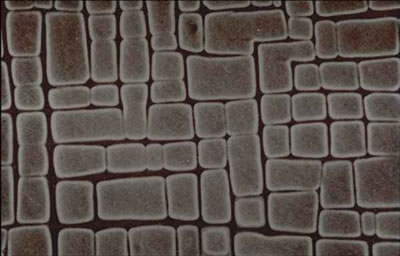
#> input picture doc/Traitement_images/Example_code/superalliage.jpg, 400 x 256 px
$ python superalliage.py
#> lines starting #> are read from the running program, lines starting #| are printed output that depends on the picture; after the words box and inside, x2 and y2 are one past the last pixel; in counts of white or black regions, pixels touching at a corner belong together
from PIL import Image
import matplotlib.pyplot as plt
import numpy as np
from scipy import ndimage

im = Image.open('superalliage.jpg')
#> im is the input picture: PIL image 400x256 RGB; mean R, G, B 90.7, 81.6, 76.6
R, V, B = im.split()
R = np.asarray(R, np.float64)
#> R: shape (256, 400) float64
V = np.asarray(R, np.float64)
B = np.asarray(R, np.float64)

# On choisit le canal rouge
Z = R


# Correction vignetage
ny, nx = Z.shape
#> ny = 256; nx = 400
x = np.arange(nx) -nx/2.
#> x = 400 values from -200 to 199
y = np.arange(ny) -ny/2.
#> y = 256 values from -128 to 127
X,Y = np.meshgrid(x,y)
kx, ky = .0007, 0.001
Z += kx * X**2 + ky * Y**2
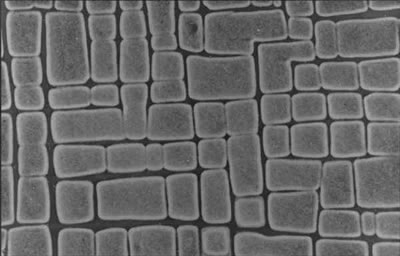
#> Z: shape (256, 400) float64; min 18.9, max 190.3, mean 105.5

plt.figure(2)
plt.contourf(X,Y,Z)
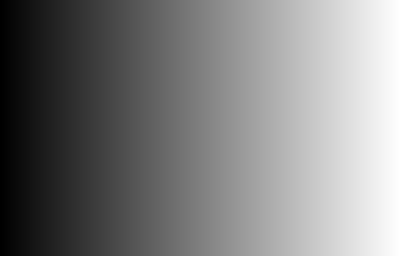
#> X: shape (256, 400) float64; min -200, max 199, mean -0.5; drawn with min black and max white
plt.show()
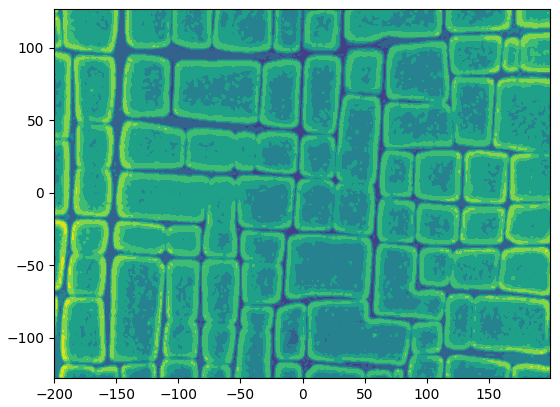
#> figure drawn by matplotlib, 1 panel


bins = 16
plt.figure(1)
plt.clf()
plt.hist(R.flatten(), bins = bins)
plt.show()
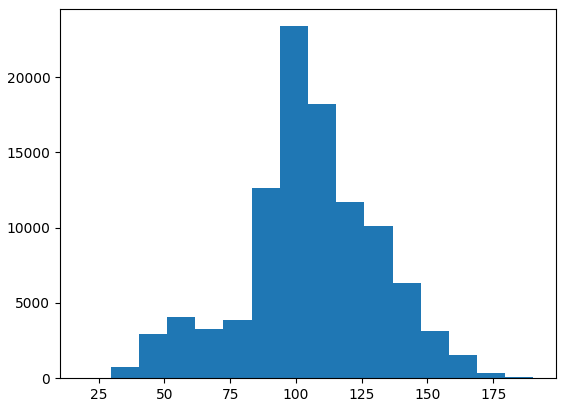
#> figure drawn by matplotlib, 1 panel; tallest bar 23378 high, from x = 93.88 to 104.6


Zs = np.where(Z > 90., 1., 0.) # Gros debat sur la valeur du seuil ici...
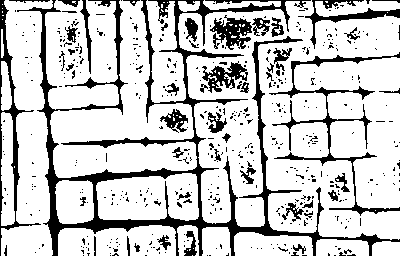
#> Zs: shape (256, 400) float64; values 0 (black) and 1 (white), 79.4% white; 489 black regions (437 under 20 px), largest, box (x1, y1, x2, y2) and area: (17, 0, 400, 256) 10476, (269, 52, 400, 216) 1966, (0, 0, 41, 256) 1398

Zse = ndimage.morphology.binary_erosion(Zs, structure = np.ones([3,3]))
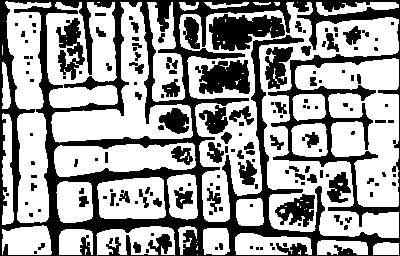
#> Zse: shape (256, 400) bool; 61.5% white; 160 black regions (90 under 20 px), largest, box (x1, y1, x2, y2) and area: (0, 0, 400, 256) 26932, (209, 14, 285, 51) 1829, (199, 60, 250, 94) 1320

n, Zl = ndimage.label(Zs)
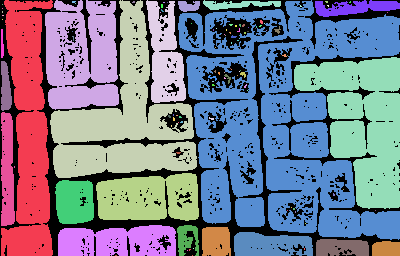
#> n: shape (256, 400) int32; 112 distinct labels, from 0 to 111; one colour per label, 0 black
#> Zl = 111

$ run again, with doc/Traitement_images/Example_code/lapin.jpg copied over doc/Traitement_images/Example_code/superalliage.jpg
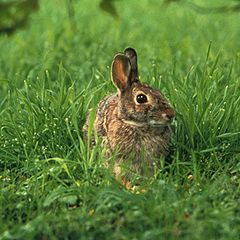
#> input picture doc/Traitement_images/Example_code/lapin.jpg, 240 x 240 px
#> im is the input picture: PIL image 240x240 RGB; mean R, G, B 92.2, 124.4, 55.6
#> `Zs = np.where(Z > 90., 1., 0.)`:
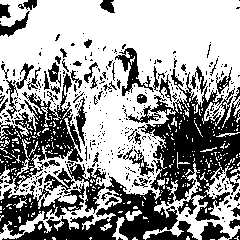
#> Zs: shape (240, 240) float64; values 0 (black) and 1 (white), 60.9% white; 358 black regions (307 under 20 px), largest, box (x1, y1, x2, y2) and area: (2, 69, 240, 240) 10616, (0, 73, 83, 193) 3535, (0, 163, 106, 236) 2595
#> Zse: shape (240, 240) bool; 35.2% white; 235 white regions (197 under 20 px), largest, box (x1, y1, x2, y2) and area: (1, 1, 239, 87) 13817, (77, 81, 144, 190) 2929, (211, 200, 239, 236) 322
#> `n, Zl = ndimage.label(Zs)`:
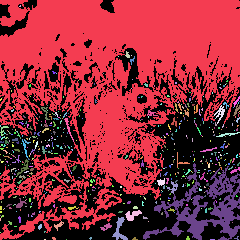
#> n: shape (240, 240) int32; 585 distinct labels, from 0 to 584; one colour per label, 0 black
#> Zl = 584
